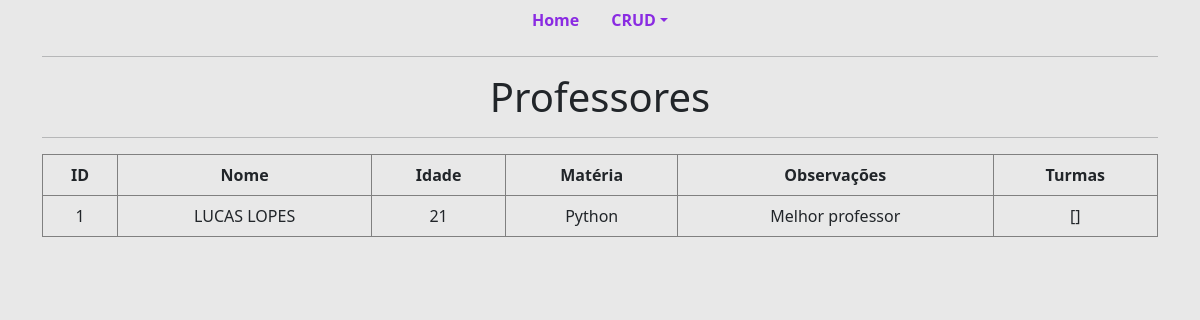
The app's page /read/professor, older data.
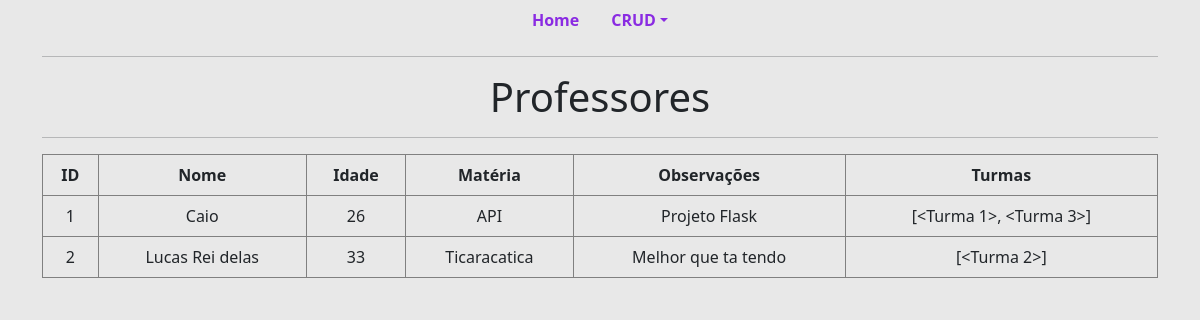
The same page, newer data.
### projeto_flask/models/models.py (models this page shows)
class Professor(database.Model):
    __tablename__ = "professor"
    id = database.Column(database.Integer, primary_key=True)
    nome = database.Column(database.String(100), nullable=False)
    idade = database.Column(database.Integer, nullable=False)
    materia = database.Column(database.String(100), nullable=False)
    observacoes = database.Column(database.Text, nullable=True)
    turmas = database.relationship('Turma', backref='professor', lazy=True)

### projeto_flask/controller/routes/routes.py (the view)
@app.route("/read/professor", methods=["GET", "POST"])
def professor():
    lista_professor = database.session.query(Professor).all()
    return render_template("professor.html", lista_professor=lista_professor)

### projeto_flask/templates/professor.html
{% extends "base.html" %} {% block body %}
<div class="container">
  <hr />
  <h1 style="text-align: center">Professores</h1>
  <hr />
</div>
<div class="container">
  <table class="table table-bordered" style="border-color: gray">
    <thead class="thead-dark">
      <tr style="text-align: center">
        <th scope="col">ID</th>
        <th scope="col">Nome</th>
        <th scope="col">Idade</th>
        <th scope="col">Matéria</th>
        <th scope="col">Observações</th>
        <th scope="col">Turmas</th>
      </tr>
    </thead>
    <tbody>
      {% if lista_professor %} {% for professor in lista_professor %}
      <tr style="text-align: center">
        <td>{{ professor.id }}</td>
        <td>{{ professor.nome }}</td>
        <td>{{ professor.idade }}</td>
        <td>{{ professor.materia }}</td>
        <td>{{ professor.observacoes }}</td>
        <td>{{ professor.turmas }}</td>
      </tr>
      {% endfor %} {% else %}
      <tr>
        <td colspan="6" style="text-align: center">
          Nenhum(a) professor(a) cadastrado(a)
        </td>
      </tr>
      {% endif %}
    </tbody>
  </table>
</div>
{% endblock%}

Row changes from the older to the newer data that the page shows:
changed Professor id 1: nome "LUCAS LOPES" → "Caio"; idade "21" → "26"; materia "Python" → "API"; observacoes "Melhor professor" → "Projeto Flask"; turmas "[]" → "[<Turma 1>, <Turma 3>]"
added Professor: id "2", nome "Lucas Rei delas", idade "33", materia "Ticaracatica", observacoes "Melhor que ta tendo", turmas "[<Turma 2>]"
